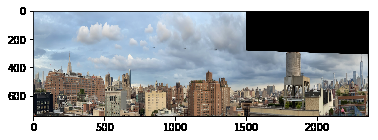
#> input picture pano.png, 378 x 140 px, given in place of mug.jpg, which was not available
$ jupyter execute --allow-errors pa03_assignment.ipynb   (text cells are left out)
#> lines starting #> are read from the running program, lines starting #| are printed output that depends on the picture; pictures that were not available may be replaced by others from this repository, and a replacement may not be noted
[cell 1]
#import Python libraries for this assignment
import numpy as np
import cv2
import matplotlib.pyplot as plt
import skimage.io
from scipy.spatial.distance import cdist
import math

[cell 2]
# load the image
demo_img = cv2.imread('img/mug.jpg')
#> demo_img is the input picture: shape (140, 378, 3); mean B, G, R 167.4, 164.7, 161.3
#convert the color order to RGB
demo_img = cv2.cvtColor(demo_img, cv2.COLOR_BGR2RGB)
#create another image copy; convert RGB to greyscale
demo_img_gray = cv2.cvtColor(demo_img, cv2.COLOR_RGB2GRAY)
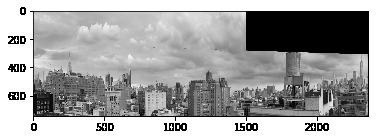
#> demo_img_gray: shape (140, 378); min 0, max 255, mean 164

# create test image (add rotation and scaling from the demo_img)
#test_demo_img =  cv2.pyrDown(demo_img)
test_demo_img =  cv2.pyrDown(demo_img)
h, w, _ = test_demo_img.shape
#> h = 70; w = 189
rotation_matrix = cv2.getRotationMatrix2D((h // 2, w // 2), 30, 1)
test_demo_img = cv2.warpAffine(test_demo_img, rotation_matrix, (h, w))
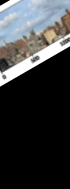
#> test_demo_img: shape (189, 70, 3); mean R, G, B 58.4, 60, 61.3

# Display traning image and testing image
fx, plots = plt.subplots(1, 2, figsize=(20,10))

plots[0].set_title("Original Image")
plots[0].imshow(demo_img)

plots[1].set_title("Rotated & Scaled Image")
plots[1].imshow(test_demo_img)
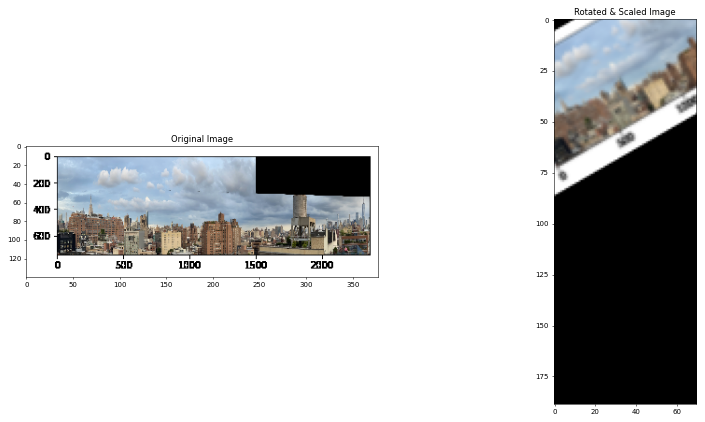
#> figure drawn by matplotlib, 2 panels

[cell 3]
def briefLite(img1, img2, visual=False):

    # convert image into gray scale (keep intensity only)
    demo_img_gray = cv2.cvtColor(img1, cv2.COLOR_RGB2GRAY)
    test_demo_img_gray = cv2.cvtColor(img2, cv2.COLOR_RGB2GRAY)

    # Feature Descriptor
    FAST = cv2.FastFeatureDetector_create()
    BRIEF = cv2.ORB_create()

    demo_ip = FAST.detect(img1, None)
    test_demo_ip = FAST.detect(img2, None)

    demo_ip, demo_descriptor = BRIEF.compute(demo_img_gray, demo_ip)
    test_demo_ip, test_demo_descriptor = BRIEF.compute(test_demo_img_gray, test_demo_ip)
    print("Number of Interest Points Detected in Original Image: ", len(demo_ip))
    print("Number of Interest Points Detected in Transformed Image: ", len(test_demo_ip))
    if visual:
        # visualize
        visual_img = img1.copy()
        test_visual_img = img2.copy()
        cv2.drawKeypoints(visual_img, demo_ip, visual_img, color = (255, 0, 0))

        # Display image with and without keypoints size

        fx, plots = plt.subplots(1, 1, figsize=(20,10))

        _ = plots.set_title("Interest Points Detected in Original Image")
        _ = plots.imshow(visual_img, cmap='gray')

    return [demo_ip, test_demo_ip], [demo_descriptor, test_demo_descriptor]

[cell 4]
#look at the result to see many small points marked in the image
ip, descriptors = briefLite(demo_img, test_demo_img, visual=True)
#> in briefLite, `test_demo_img_gray = cv2.cvtColor(img2, cv2.COLOR_RGB2GRAY)`:
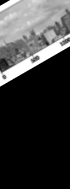
#> test_demo_img_gray: shape (189, 70); min 0, max 255, mean 59.6
#> in briefLite, `demo_ip = FAST.detect(img1, None)`: demo_ip = 1207 keypoints; strongest (x, y, size): (16, 36, 7), (9, 39, 7), (15, 39, 7), (12, 42, 7)
#> in briefLite, `test_demo_ip = FAST.detect(img2, None)`: test_demo_ip = 142 keypoints; strongest (x, y, size): (4, 78, 7), (37, 56, 7), (5, 76, 7), (33, 61, 7)
#> in briefLite, `demo_ip, demo_descriptor = BRIEF.compute(demo_img_gray, demo_ip)`: demo_ip = 893 keypoints; strongest (x, y, size): (32, 99, 7), (32, 93, 7), (246, 49, 7), (173, 97, 7)
#> in briefLite, `test_demo_ip, test_demo_descriptor = BRIEF.compute(test_demo_img_gray,..`: test_demo_ip = 9 keypoints; (x, y, size): (37, 56, 7), (33, 61, 7), (37, 34, 7), (32, 33, 7), (32, 31, 7), (35, 54, 7), (33, 41, 7), (31, 49, 7), (38, 47, 7)
#| Number of Interest Points Detected in Original Image:  893
#| Number of Interest Points Detected in Transformed Image:  9
#> in briefLite, `cv2.drawKeypoints(visual_img, demo_ip, visual_img, color = (255, 0, 0))`:
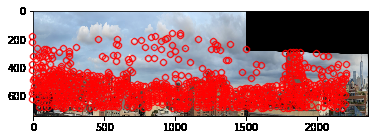
#> visual_img: shape (140, 378, 3); mean R, G, B 187.9, 137, 141.2
#> ip = 2 items; descriptors = 2 items

[cell 5]
def briefMatch(desc1, desc2, ratio=0.8):
    '''
    performs the descriptor matching

    :param desc1, desc2: m1 x n and m2 x n matrix. m1 and m2 are the number of keypoints in image 1 and 2.
                                n is the number of bits in the brief
    :return matches: p x 2 matrix. where the first column are indices
                                        into desc1 and the second column are indices into desc2
    '''

    D = cdist(np.float32(desc1), np.float32(desc2), metric='hamming')
    # find shortested distance
    ix2 = np.argmin(D, axis=1)
    d1 = D.min(1)

    # find second smallest distance
    d12 = np.partition(D, 2, axis=1)[:,0:2]
    d2 = d12.max(1)
    r = d1 / (d2 + 1e-10)
    is_discr = r < ratio
    ix2 = ix2[is_discr]
    ix1 = np.arange(D.shape[0])[is_discr]
    matches = np.stack((ix1,ix2), axis=-1)
    return matches

def plotMatches(im1, im2, matches, locs1, locs2):
    n_locs1, n_locs2 = [], []
    # convert locs to NumPy array
    for i in locs1:
        n_locs1.append([i.pt[0], i.pt[1]])
    for i in locs2:
        n_locs2.append([i.pt[0], i.pt[1]])
    locs1 = np.array(n_locs1)
    locs2 = np.array(n_locs2)

    fig = plt.figure()
    imH = max(im1.shape[0], im2.shape[0])
    im = np.zeros((imH, im1.shape[1]+im2.shape[1]))
    im1 = cv2.cvtColor(im1, cv2.COLOR_BGR2GRAY)
    im2 = cv2.cvtColor(im2, cv2.COLOR_BGR2GRAY)
    im[0:im1.shape[0], 0:im1.shape[1]] = im1
    im[0:im2.shape[0], im1.shape[1]:] = im2
    plt.imshow(im, cmap='gray')
    for i in range(matches.shape[0]):
        pt1 = locs1[matches[i,0], 0:2]
        pt2 = locs2[matches[i,1], 0:2].copy()
        pt2[0] += im1.shape[1]
        x = np.array([pt1[0], pt2[0]])
        y = np.array([pt1[1], pt2[1]])
        plt.plot(x,y,'r',lw=1)
        plt.plot(x,y,'g.')
    plt.show()

[cell 6]
#describes correspondences between the original image and the rotated images
matches = briefMatch(descriptors[0], descriptors[1])
#> in briefMatch, `ix2 = np.argmin(D, axis=1)`: ix2 = 893 values, max 8 at index 22, min 0 at index 1, mean 2.12
#> in briefMatch, `d1 = D.min(1)`: d1 = 893 values, max 1 at index 15, min 0.688 at index 169, mean 0.931
#> in briefMatch, `d12 = np.partition(D, 2, axis=1)[:,0:2]`: d12 = 893 pairs, first value 0.688 to 1, second value 0.719 to 1
#> in briefMatch, `d2 = d12.max(1)`: d2 = 893 values, max 1 at index 3, min 0.719 at index 655, mean 0.956
#> in briefMatch, `r = d1 / (d2 + 1e-10)`: r = 893 values, max 1 at index 15, min 0.821 at index 157, mean 0.974
#> in briefMatch, `ix2 = ix2[is_discr]`: ix2 = empty array
#> matches = empty array
plotMatches(demo_img, test_demo_img, matches, ip[0], ip[1])
#> the loop in plotMatches, `for i in locs1:` made 893 passes
#> i on passes 1 to 3: keypoint at (172, 33), size 7, keypoint at (180, 33), size 7, keypoint at (180, 35), size 7
#> after the loop in plotMatches, `for i in locs1:`: n_locs1 = 893 pairs, first value 32 to 346, second value 33 to 108
#> the loop in plotMatches, `for i in locs2:` made 9 passes
#> after the loop in plotMatches, `for i in locs2:`: n_locs2 = [[32, 31], [32, 33], [37, 34], [33, 41], [38, 47], [31, 49], [35, 54], [37, 56], [33, 61]]
#> in plotMatches, `locs1 = np.array(n_locs1)`: locs1 has the same summary as n_locs1
#> in plotMatches, `locs2 = np.array(n_locs2)`: locs2 has the same summary as n_locs2
#> in plotMatches, `im[0:im2.shape[0], im1.shape[1]:] = im2`:
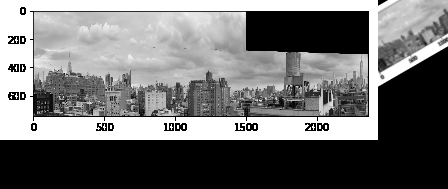
#> im: shape (189, 448) float64; min 0, max 255, mean 112.6

[cell 7]
### GRADED
### YOUR ANSWER BELOW

### YOUR SOLUTION HERE
# [40 lines left out: function compute_homography, not called in this run]

# YOUR CODE HERE
# raise NotImplementedError()

[cell 8]
### GRADED
### YOUR ANSWER BELOW

### YOUR SOLUTION HERE
# [57 lines left out: function ransac_homography, not called in this run]


# YOUR CODE HERE
#> (the rest of this cell did not finish here and is left out)

[cell 9]
# load the image of the book
book = cv2.imread("img/book.jpg") #img folder
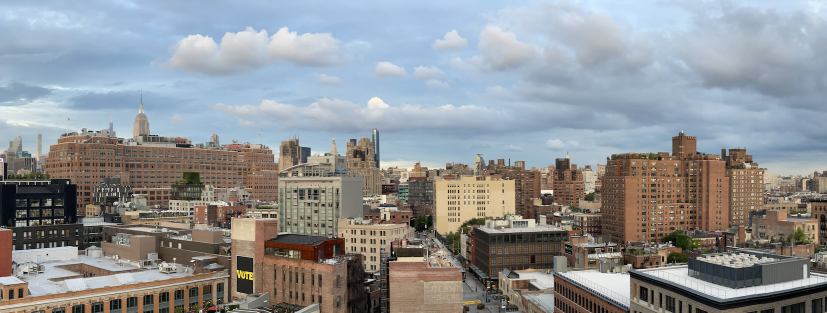
#> input picture l.png, 1654 x 626 px, given in place of book.jpg, which was not available (shown at 1/2 size)
#> book is the input picture: shape (626, 1654, 3); mean B, G, R 149, 146.1, 142.7

#load the image of the book cover
book_cover = cv2.imread("img/cover.jpg")

# load the image of the replacement book cover
new_cover = cv2.imread("img/cover_new.jpg")

#resize the replacement to match the original book cover
#> (the rest of this cell did not finish here and is left out)

[cell 10]
### GRADED
### YOUR ANSWER BELOW

### YOUR SOLUTION HERE
locs, decs = briefLite(book, book_cover)
#> call 2 of briefLite, with visual = False
#> in briefLite (call 2), `demo_img_gray = cv2.cvtColor(img1, cv2.COLOR_RGB2GRAY)`:
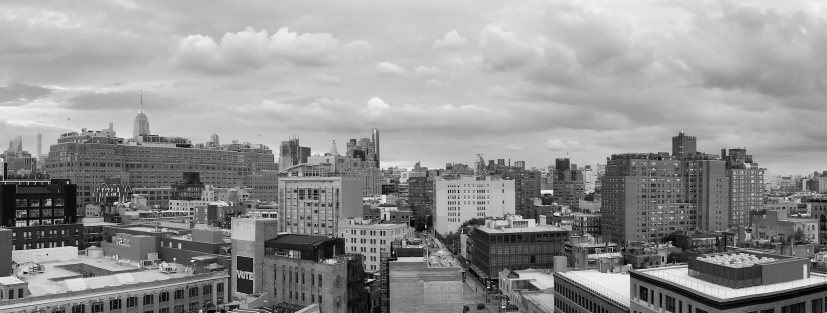
#> demo_img_gray: shape (626, 1654) (shown at 1/2 size); min 0, max 255, mean 146.6
#> in briefLite (call 2), `demo_ip = FAST.detect(img1, None)`: demo_ip = 22536 keypoints; strongest (x, y, size): (502, 549, 7), (502, 554, 7), (486, 552, 7), (738, 399, 7)
#> in briefLite (call 2), `test_demo_ip = FAST.detect(img2, None)`: test_demo_ip has the same summary as demo_ip
#> in briefLite (call 2), `demo_ip, demo_descriptor = BRIEF.compute(demo_img_gray, demo_ip)`: demo_ip = 20143 keypoints; strongest (x, y, size): (502, 549, 7), (502, 554, 7), (486, 552, 7), (738, 399, 7)
#> in briefLite (call 2), `test_demo_ip, test_demo_descriptor = BRIEF.compute(test_demo_img_gray,..`: test_demo_ip has the same summary as demo_ip
#| Number of Interest Points Detected in Original Image:  20143
#| Number of Interest Points Detected in Transformed Image:  20143
#> locs = 2 items; decs = 2 items
#> (the rest of this cell did not finish here and is left out)

bestH = ransac_homography(matches, locs[0], locs[1], num_iter=5000)
plotMatches(book,  book_cover, matches, locs[0], locs[1])

# YOUR CODE HERE
# raise NotImplementedError()

[cell 11]
# [13 lines left out: function compositeH, not called in this run]

#> (the rest of this cell did not finish here and is left out)

[cell 12]
### GRADED
### YOUR ANSWER BELOW

### YOUR SOLUTION HERE
# [49 lines left out: function imageStitching, not called in this run]
# YOUR CODE HERE
# raise NotImplementedError()

[cell 13]
### GRADED
### YOUR ANSWER BELOW

### YOUR SOLUTION HERE
# load image
im1 = cv2.imread("img/l.png")
im2 = cv2.imread("img/r.jpg")
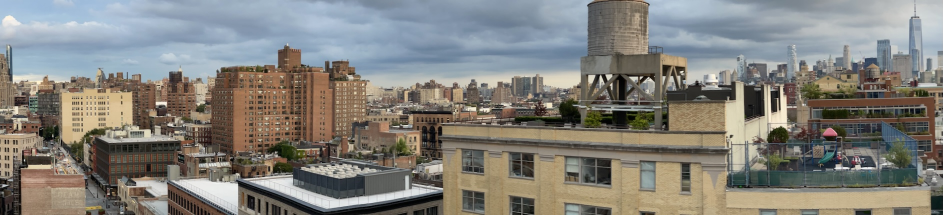
#> input picture r.jpg, 1885 x 430 px, found by its file name (shown at 1/2 size)
#> im2 is the input picture: shape (430, 1885, 3); mean B, G, R 123.5, 129.1, 130.9

im1 = cv2.resize(im1, (w // 2, h // 2))
#> im1: shape (35, 94, 3)
im2 = cv2.resize(im2, (w // 2, h // 2))
#> im2: shape (35, 94, 3)

locs, decs = briefLite(im1, im2)  #to be implemented
#> call 3 of briefLite, with visual = False
#> in briefLite (call 3), `test_demo_img_gray = cv2.cvtColor(img2, cv2.COLOR_RGB2GRAY)`:
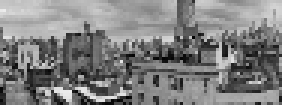
#> test_demo_img_gray: shape (35, 94) (shown 3 times larger); min 1, max 237, mean 127.5
#> in briefLite (call 3), `demo_ip = FAST.detect(img1, None)`: demo_ip = 179 keypoints; strongest (x, y, size): (64, 18, 7), (44, 28, 7), (5, 22, 7), (82, 28, 7)
#> in briefLite (call 3), `test_demo_ip = FAST.detect(img2, None)`: test_demo_ip = 191 keypoints; strongest (x, y, size): (75, 17, 7), (32, 27, 7), (17, 13, 7), (74, 30, 7)
#> in briefLite (call 3), `demo_ip, demo_descriptor = BRIEF.compute(demo_img_gray, demo_ip)`: demo_ip = ()
#| Number of Interest Points Detected in Original Image:  0
#| Number of Interest Points Detected in Transformed Image:  0
#> locs = [(), ()]
#> (the rest of this cell did not finish here and is left out)


# you might wnat to change number of iteration for RANSAC if estimated homography is bad.
# it will be a good idea to start with setting num_iter=50000 and threshold=2
H2to1 = ransac_homography(matches, locs[0], locs[1], num_iter=500000, threshold=2)
pano_im = imageStitching(im1, im2, H2to1)

#plt.imshow(pano_im[:,:,::-1])

# YOUR CODE HERE
# raise NotImplementedError()
